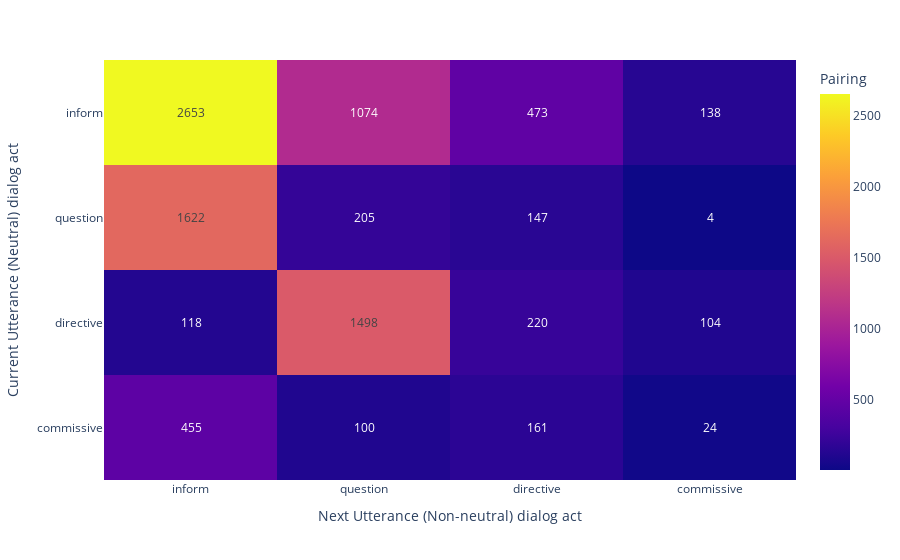

Source (notebook cell):
### Code cell
dialog_act_name = []
heatmap_array = []

for act, inner_dict in emotion_trigger_dict.items():
    
    dialog_act_name.append(act)
    heatmap_array.append([value for act, value in inner_dict.items()])

fig = px.imshow(
    heatmap_array,
    labels=dict(
        x='Next Utterance (Non-neutral) dialog act',
        y='Current Utterance (Neutral) dialog act',  
        color='Pairing'
    ),
    x=dialog_act_name,
    y=dialog_act_name,
    text_auto=True, aspect="auto"
)

fig.show()

### Figure 1 — Plotly figure (JSON) as saved in the notebook; plotly's stock layout.template omitted (floating-point values rounded to 4 significant figures)
{"data": [{"coloraxis": "coloraxis", "hovertemplate": "Next Utterance (Non-neutral) dialog act: %{x}<br>Current Utterance (Neutral) dialog act: %{y}<br>Pairing: %{z}<extra></extra>", "name": "0", "texttemplate": "%{z}", "type": "heatmap", "x": ["inform", "question", "directive", "commissive"], "xaxis": "x", "y": ["inform", "question", "directive", "commissive"], "yaxis": "y", "z": [[2653, 1074, 473, 138], [1622, 205, 147, 4], [118, 1498, 220, 104], [455, 100, 161, 24]]}], "layout": {"coloraxis": {"colorbar": {"title": {"text": "Pairing"}}, "colorscale": [[0, "#0d0887"], [0.1111, "#46039f"], [0.2222, "#7201a8"], [0.3333, "#9c179e"], [0.4444, "#bd3786"], [0.5556, "#d8576b"], [0.6667, "#ed7953"], [0.7778, "#fb9f3a"], [0.8889, "#fdca26"], [1, "#f0f921"]]}, "margin": {"t": 60}, "xaxis": {"anchor": "y", "domain": [0, 1], "title": {"text": "Next Utterance (Non-neutral) dialog act"}}, "yaxis": {"anchor": "x", "autorange": "reversed", "domain": [0, 1], "title": {"text": "Current Utterance (Neutral) dialog act"}}}}
